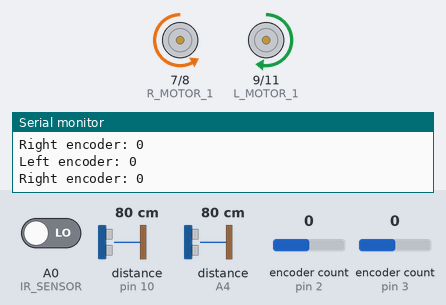
A sketch run on a simulated Arduino Uno, built with avr-gcc and run on an emulated ATmega328P. On the bench: motor-driver pin pairs drawn as motors (green arrow = first pin HIGH = forward, orange = second pin HIGH = backward, longer = more drive, scaled by the enable pin), the last lines printed to the serial monitor. Inputs (shaded band) come from the test bench; at power-on: distance to the obstacle (sensors on pin 10, A4) 80 cm, A0 (IR_SENSOR) LOW, encoder count (sensors on pin 2, pin 3) 0.

Above: at 1.2 s.
1.3 s: distance to the obstacle (sensor on pin 10) set to 11 cm
At 2.2 s:
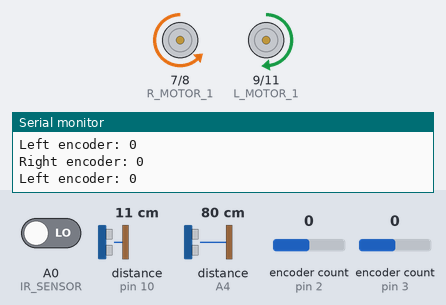
4.3 s: distance to the obstacle (sensor on pin 10) set to 8 cm
At 5.1 s:
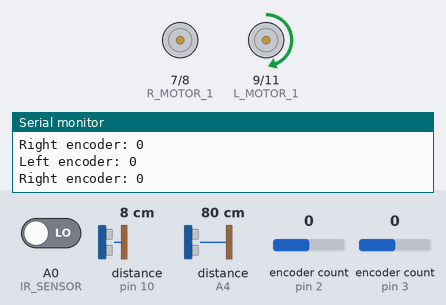
5.8 s: distance to the obstacle (sensor on A4) set to 16 cm
7.3 s: distance to the obstacle (sensor on A4) set to 12 cm
At 8.2 s:
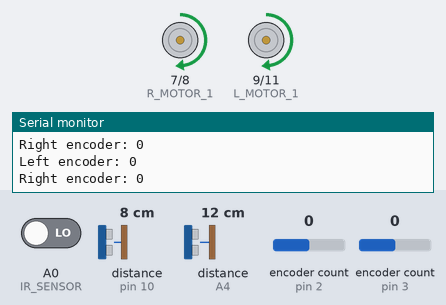
8.8 s: A0 (IR_SENSOR) driven HIGH
At 10.2 s:
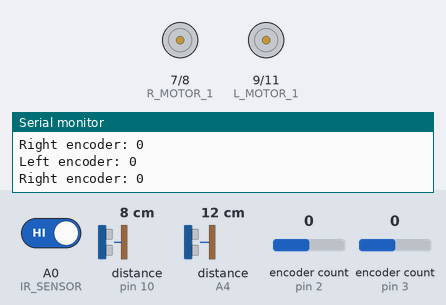
Timing chart, 0 to 11.8 s (numbered marks = the images above; inputs shaded):
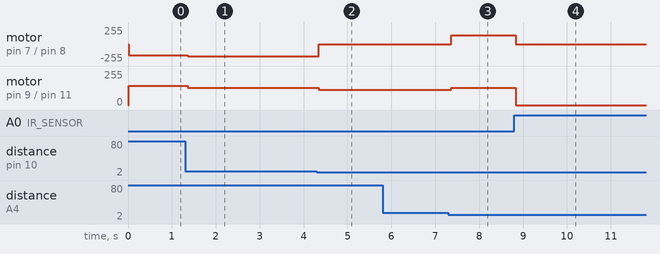

Measured:
- the behaviour switches between 10 and 9 cm on distance to the obstacle (sensor on pin 10) (found by bisection; images 1 and 2)
- the behaviour switches between 15 and 14 cm on distance to the obstacle (sensor on A4) (found by bisection; images 2 and 3)
- after the input at 1.3 s, motor on pin 7 (R_MOTOR_1) / pin 8 (R_MOTOR_2): backward 168/255 → backward 183/255 after 0.06 s; motor on pin 9 (L_MOTOR_1) / pin 11 (L_MOTOR_2): forward 145/255 → forward 130/255 after 0.06 s
- after the input at 4.3 s, motor on pin 7 (R_MOTOR_1) / pin 8 (R_MOTOR_2): backward 183/255 → stopped after 0.05 s; motor on pin 9 (L_MOTOR_1) / pin 11 (L_MOTOR_2): forward 130/255 → forward 115/255 after 0.05 s
- after the input at 7.3 s, motor on pin 7 (R_MOTOR_1) / pin 8 (R_MOTOR_2): stopped → forward 130/255 after 0.07 s; motor on pin 9 (L_MOTOR_1) / pin 11 (L_MOTOR_2): forward 115/255 → forward 130/255 after 0.07 s
- after the input at 8.8 s, motor on pin 7 (R_MOTOR_1) / pin 8 (R_MOTOR_2), motor on pin 9 (L_MOTOR_1) / pin 11 (L_MOTOR_2): forward 130/255 → stopped at once

The sketch:

blackRobot.ino
```cpp
#include <Ultrasonic.h>
#include <Encoder.h>

Ultrasonic leftSensor(12, 10, 10000UL);
Ultrasonic frontSensor(A5, A4, 10000UL);

Encoder rightEncoder(3,A2);
Encoder leftEncoder(2,4);

#define L_MOTOR_ENABLE 6
#define R_MOTOR_ENABLE 5
#define R_MOTOR_1 7
#define R_MOTOR_2 8
#define L_MOTOR_1 9
#define L_MOTOR_2 11
#define IR_SENSOR A0

//Motor speed range
#define MAX_MOTOR_SPEED 255
#define MIN_MOTOR_SPEED 130
#define wheelSpeedOffset 53

void setup() {
  // put your setup code here, to run once:
  Serial.begin(9600);
  pinMode(L_MOTOR_1, OUTPUT);
  pinMode(L_MOTOR_2, OUTPUT);
  pinMode(R_MOTOR_1, OUTPUT);
  pinMode(R_MOTOR_2, OUTPUT);
  pinMode(L_MOTOR_ENABLE, OUTPUT);
  pinMode(R_MOTOR_ENABLE, OUTPUT);
  pinMode(IR_SENSOR, INPUT);

}

void loop() {
  // put your main code here, to run repeatedly:
  int distanceLeftFront = frontSensor.read();
  int distanceLeftLeft = leftSensor.read();
  int currentLeftSpeed = MIN_MOTOR_SPEED+wheelSpeedOffset;
  int currentRightSpeed = MIN_MOTOR_SPEED;
  int IRSensorDetect = digitalRead(IR_SENSOR);
  //Serial.println("Distance Left Front:" + distanceLeftFront);
  //Serial.println("Distance Left Left:" + (String)distanceLeftLeft);

  //Left range is 20 - 25

  //If Front Sensor Distance < 20 (Straight into wall)
  //  Spin Right until Left Sensor is within 20 - 40 range
  //Else
  //  Continue tracking wall


  if(IRSensorDetect == 1)
  {
//    currentLeftSpeed = -MIN_MOTOR_SPEED + wheelSpeedOffset;
//    currentRightSpeed = MIN_MOTOR_SPEED;
    makeTurnLeft(currentLeftSpeed, currentRightSpeed);
    //Serial.println("Spinning left");
  }
  else if(distanceLeftFront < 15){
    currentLeftSpeed = MIN_MOTOR_SPEED;
    currentRightSpeed = -MIN_MOTOR_SPEED;
    //Serial.println("Spinning right");
  }
  else if(distanceLeftLeft > 20){
    currentLeftSpeed -= 15;
    currentRightSpeed += 15;
    //Serial.println("I'm going towards the wall on my left");
  }
  else if(distanceLeftLeft < 10) {
    currentLeftSpeed += 15;
    currentRightSpeed -= 15;
    //Serial.println("I'm going away from the wall on my left");
  }


  Serial.println("Left encoder: " + (String)leftEncoder.read());
  Serial.println("Right encoder: " + (String)rightEncoder.read());

//  if(distanceLeftFront < 15){
//    currentLeftSpeed = 0;
//    currentRightSpeed = 0;
//    Serial.println("Heading straight into a wall. I want to spin right");
//  }
//  else {
//    currentLeftSpeed = MIN_MOTOR_SPEED;
//    currentRightSpeed = MIN_MOTOR_SPEED + 2;
//  }
//    else if(distanceLeftLeft > 20){
//      currentLeftSpeed -= 15;
//      currentRightSpeed += 15;
//      Serial.println("I'm going towards the wall on my left");
//    }
//    else if(distanceLeftLeft < 10) {
//      currentLeftSpeed += 15;
//      currentRightSpeed -= 15;
//      Serial.println("I'm going away from the wall on my left");
//    }
//    else {
//      currentLeftSpeed = MIN_MOTOR_SPEED + 20;
//      currentRightSpeed = MIN_MOTOR_SPEED + 17;
//      Serial.println("Just right");
//    }
//  }

  driveLeftMotor(currentLeftSpeed);
  driveRightMotor(currentRightSpeed);

  if(IRSensorDetect == 1)
  {
    delay(500);
  }
}

void driveLeftMotor(int speed)
{
  if(abs(speed) < MIN_MOTOR_SPEED){
    analogWrite(L_MOTOR_ENABLE, speed);
    digitalWrite(L_MOTOR_1, LOW);
    digitalWrite(L_MOTOR_2, LOW);
  }
  else {
    analogWrite(L_MOTOR_ENABLE, abs(speed));
    if (speed > 0) {
      digitalWrite(L_MOTOR_1,HIGH);
      digitalWrite(L_MOTOR_2, LOW);
    }
    else {
      digitalWrite(L_MOTOR_1, LOW);
      digitalWrite(L_MOTOR_2, HIGH);
    }
  }
}

void driveRightMotor(int speed)
{
  if(abs(speed) < MIN_MOTOR_SPEED){
    analogWrite(R_MOTOR_ENABLE, speed);
    digitalWrite(R_MOTOR_1, LOW);
    digitalWrite(R_MOTOR_2, LOW);
  }
  else {
    analogWrite(R_MOTOR_ENABLE, abs(speed));
    if (speed > 0) {
      digitalWrite(R_MOTOR_1,LOW);
      digitalWrite(R_MOTOR_2, HIGH);
    }
    else {
      digitalWrite(R_MOTOR_1, HIGH);
      digitalWrite(R_MOTOR_2, LOW);
    }
  }
}

void makeTurnLeft(int &currentLeftSpeed, int &currentRightSpeed)
{
  driveLeftMotor(0);
  driveRightMotor(0);
  delay(5000);
  currentLeftSpeed = MIN_MOTOR_SPEED + wheelSpeedOffset;
  currentRightSpeed = MIN_MOTOR_SPEED;
  driveLeftMotor(currentLeftSpeed);
  driveLeftMotor(currentRightSpeed);
  delay(500);
  driveLeftMotor(0);
  driveRightMotor(0);
  delay(5000);

}
```
